Frame 1 (no input): blank canvas, image omitted
Frame 60 (no input): blank canvas, image omitted
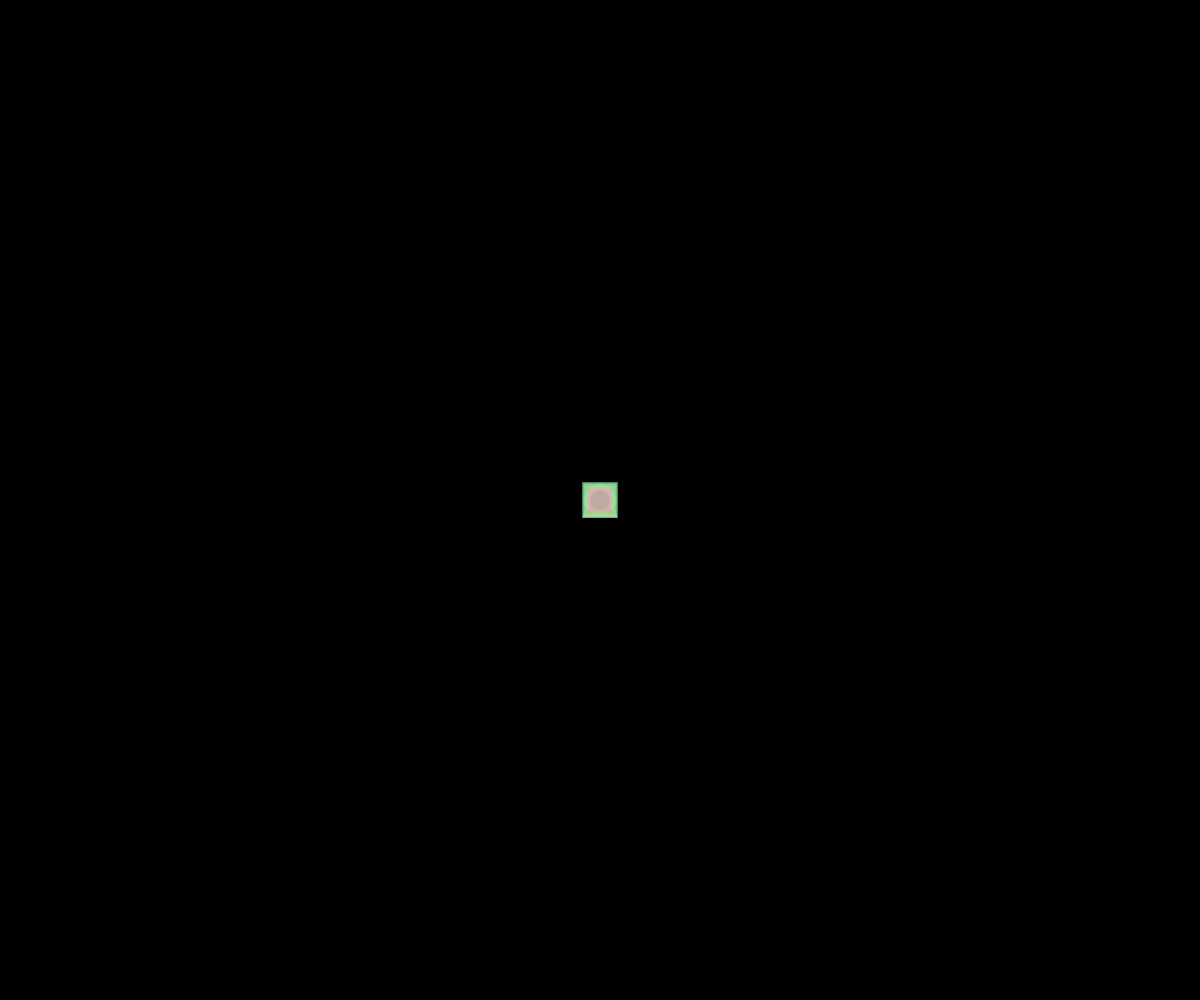
Frame 120 (the mouse pressed at the canvas centre since frame 60)

The p5.js sketch whose frames 1 and 60 were blank and that drew this single picture after the mouse press (run headless with seeded random() and noise() and a simulated clock; from frame 60 on, the mouse is pressed at the canvas centre):

// p5.js sketch
// ── sketch.js
// From Dan Shiffman
//Press mouse to change colour and size of circle

let r = 0;
let g = 0;
let b = 0;
let shape = 0;
let diameter = 32; //can define as variable at start even if not random to make less confusing having lot of numbers in big program.

function setup() {
  createCanvas(windowWidth, windowHeight);
  background(0);
}

function draw() {
  noStroke();
  rectMode(CENTER);

  if (mouseIsPressed) {
    r = random(100, 255);
    g = random(100, 255);
    b = random(100, 255);
    shape = floor(random(3));
    diameter = random(20, 36);
  }
  fill(r, g, b, 100);

  if (shape == 0) {
    circle(mouseX, mouseY, diameter);
  } else if (shape == 1) {
    square(mouseX, mouseY, diameter);
  } else if (shape == 2) {
    triangle(
      mouseX,
      mouseY - diameter / 2,
      mouseX + diameter / 2,
      mouseY + diameter / 2,
      mouseX - diameter / 2,
      mouseY + diameter / 2
    );
  } else if (shape == 3) {
    circle(mouseX, mouseY, diameter); //double circle to make circle more likely
  }
}
